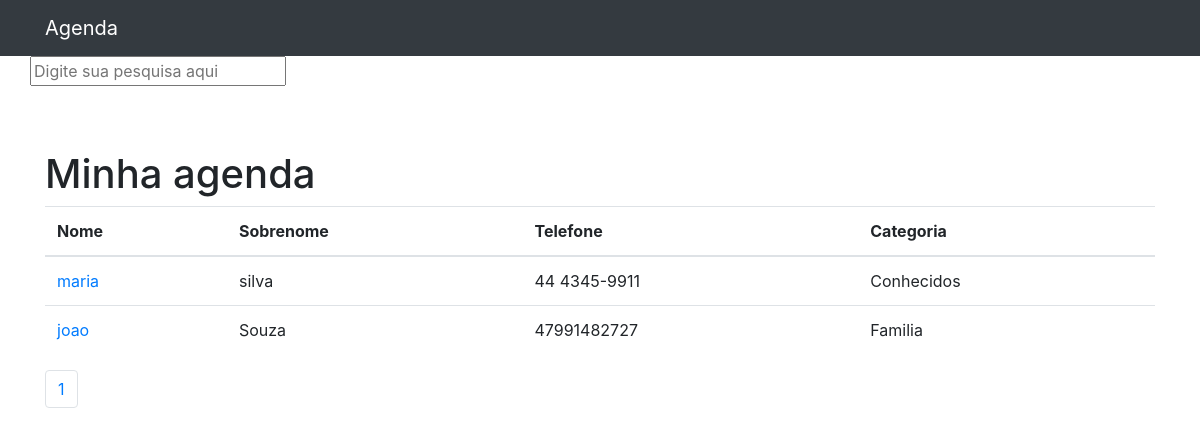
The page / on the database its author committed.
### contatos/models.py (models this page shows, shortened)
class Contato(models.Model):
    nome = models.CharField(max_length=255)
    sobrenome = models.CharField(max_length=255, blank=True)
    email = models.CharField(max_length=255, blank=True)
    telefone = models.CharField(max_length=255)
    data_criacao = models.DateTimeField(default=timezone.now)
    descricao = models.TextField(blank=True)
    categoria = models.ForeignKey(Categoria, on_delete=models.DO_NOTHING)
    mostrar = models.BooleanField(default=True)
    """
    categoria: CATEGORIA(outro
    model)

    CATEGORIA
    id: INT
    nome: STR * (obrigatório)
"""

class Categoria(models.Model):
    nome = models.CharField(max_length=255)
    def __str__(self):
        return self.nome

### contatos/views.py (the view)
# urls.py: path('', views.index, name="index"),
def index(request):
    contatos = Contato.objects.order_by('id').filter(
        mostrar=True
    )
    paginator = Paginator(contatos, 10)
    page = request.GET.get('p')
    contatos = paginator.get_page(page)
    return render(request, "contatos/index.html", {
        'contatos': contatos
    })

### contatos/templates/contatos/index.html
{% extends 'base.html' %}
{% block conteudo %}
<h1 class="mt-5">Minha agenda</h1>
<table class="table">
  <thead>
    <tr>
      <th>Nome</th>
      <th>Sobrenome</th>
      <th>Telefone</th>
      <th>Categoria</th>
    </tr>
  </thead>
  <tbody>
  {% for contato in contatos%}
        <tr>
          <td>
            <a href="{% url 'ver_contato' contato.id %}"> {{ contato.nome }}</a>
          </td>
          <td>{{ contato.sobrenome }}</td>
          <td>{{ contato.telefone}}</td>
          <td>{{ contato.categoria }}</td>
        </tr>
  {% endfor %}
  </tbody>
</table>
<nav aria-label="Page navigation example">
  <ul class="pagination">
    {% for pagina in contatos.paginator.page_range%}
    <li class="page-item"><a class="page-link" href="?p={{ pagina }}">{{ pagina }}</a></li>
    {% endfor %}
  </ul>
</nav>
{% endblock %}

### templates/base.html (shortened to what this page needs)
{% load static %}
<!DOCTYPE html>
<html lang="pt">
<head>
  {% include 'parciais/_head.html' %}
</head>
<body>
  <nav class="navbar navbar-expand-lg navbar-dark bg-dark static-top">
    <div class="container">
      <a class="navbar-brand" href="{% url 'index' %}">Agenda</a>
    </div>
  </nav>
  <div class="container">
    <div class="row">
      <form method="get" action="{% url 'busca' %}">
        <div class="form-group row">
          <div class="col-md-12">
            <form method="get" action="{% url 'busca' %}">
              <input type="text"
                     id="search-input"
                     placeholder="Digite sua pesquisa aqui"
                     name="termo"
                     value="{{ request.GET.termo }}"
              >
            </form>
          </div>
        </div>
      </form>
  </div>
    <div class="row">
      <div class="col-lg-12">
        {% block conteudo %}
        {% endblock %}
      </div>
    </div>
  </div>
</body>
</html>

### templates/parciais/_head.html (shortened to what this page needs)
 {% load static %}
  <link href="{% static 'static/vendor/bootstrap/css/bootstrap.min.css' %}" rel="stylesheet">

### rows shown on the page
Contato: nome "maria", sobrenome "silva", telefone "44 4345-9911", categoria "Conhecidos"
Contato: nome "joao", sobrenome "Souza", telefone "47991482727", categoria "Familia"

### other values the page prints
{{ pagina }} "1"
